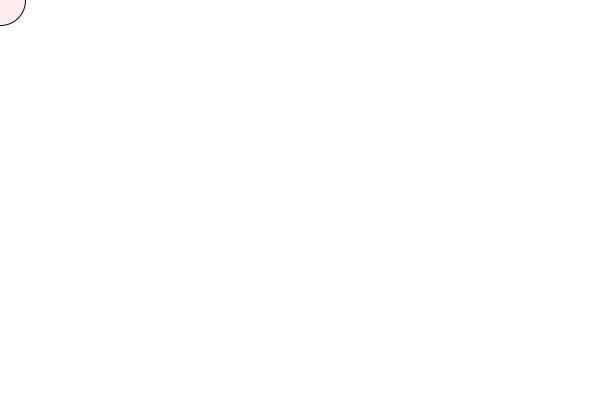
Frame 1 (no input)
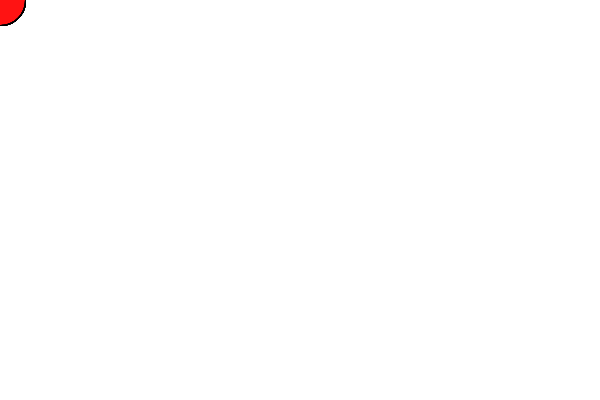
Frame 60 (the mouse pressed at the canvas centre just before this capture)
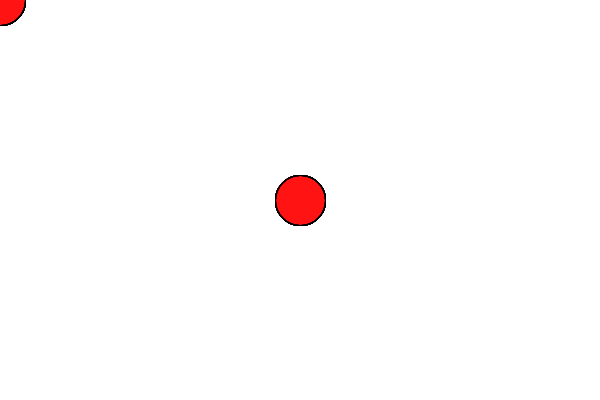
Frame 120 (the mouse held since frame 60 and released just before this capture)

The Processing sketch that drew these frames (run headless with seeded random() and noise(); from frame 60 on, the mouse is pressed at the canvas centre):

// Processing sketch: event_sketch
// ── event_sketch.pde
//things that happen only when the sketch begins
void setup(){
  size(600,400);
  background(255);
}

//things that happen over and over
//as long as the sketch is running
void draw(){
 
  stroke(0);
  fill(255,7,14,20);
  ellipse(mouseX,mouseY,50,50);
}
